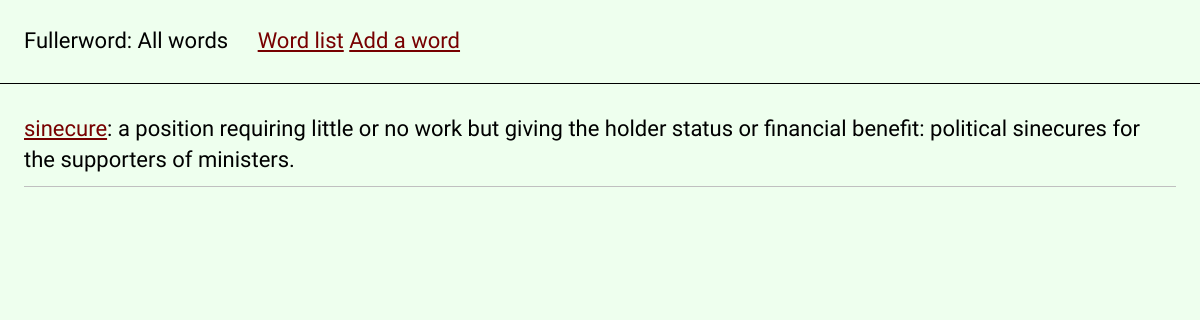
The app's page /, older data.
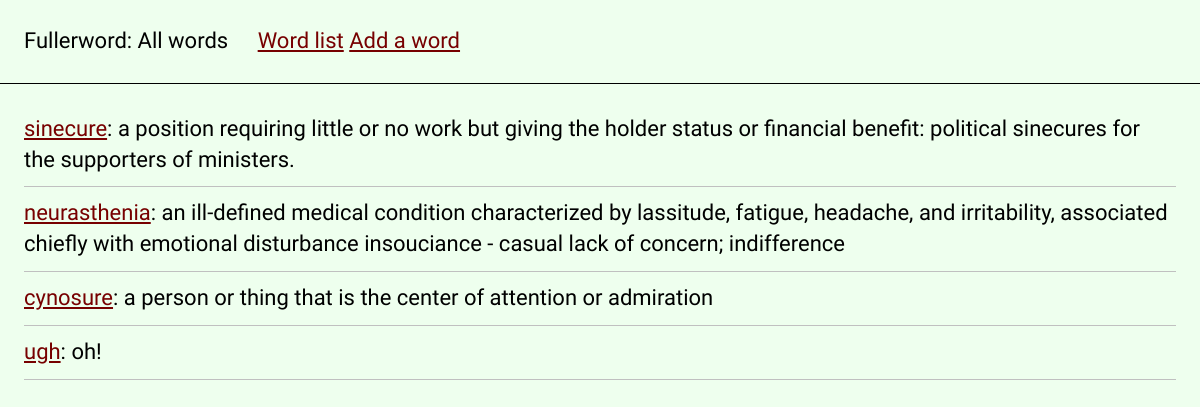
The same page, newer data.
### dictionary/models.py (models this page shows, shortened)
class Entry(models.Model):
    word = models.CharField(max_length=120)
    definition = models.TextField(max_length=1500)
    source = models.TextField(max_length=5000)
    favorite = models.BooleanField(default=False)
    private = models.BooleanField(default=False)
    tags = models.ManyToManyField(Tag)

### dictionary/views.py (the view)
# urls.py: path('', views.list, name='index'),
def list(request):
    entries = Entry.objects.all()
    return render(request, 'dictionary/list.html', {"entries": entries})

### templates/dictionary/list.html
{% extends 'dictionary/base.html' %}
{% block title %}All words{% endblock %}
{% block content %}
<ul>
{% for entry in entries %}
<li>
  <a href="{{entry.id}}"><strong>{{entry.word}}</strong></a>:
  {{entry.definition}}
  <hr>
</li>
{% endfor %}
</ul>
{% endblock %}

Row changes from the older to the newer data that the page shows:
added Entry: word "neurasthenia", definition "an ill-defined medical condition characterized by lassitude, fatigue, headache, and irritability, associated chiefly with emotional disturbance insouciance - casual lack of concern; indifference"
added Entry: word "cynosure", definition "a person or thing that is the center of attention or admiration"
added Entry: word "ugh", definition "oh!"
